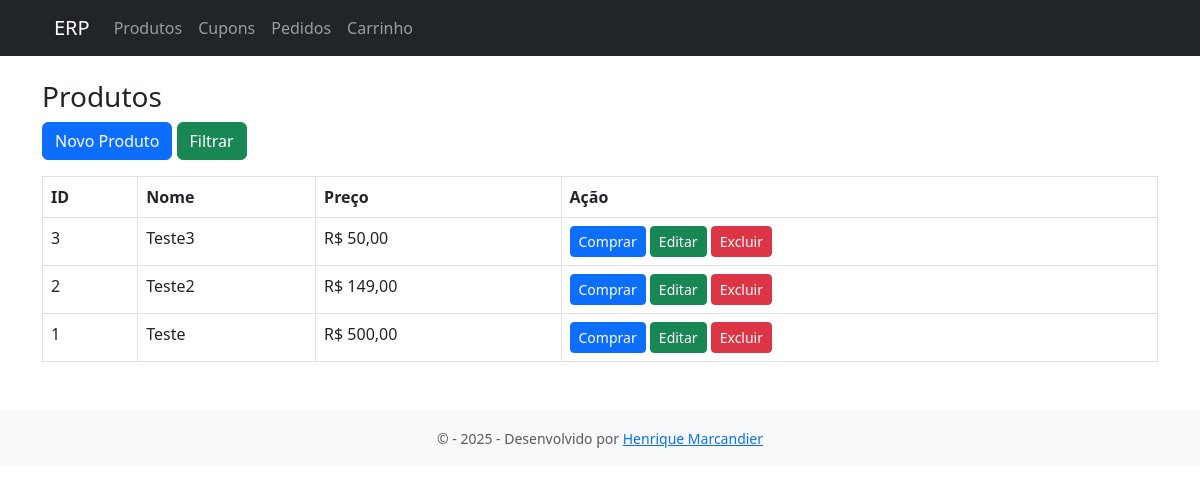
The page / on the database its author committed.
### tables this page shows
CREATE TABLE `produtos` (
  `id` int(11) NOT NULL AUTO_INCREMENT,
  `nome` varchar(100) NOT NULL,
  `descricao` text DEFAULT NULL,
  `preco` decimal(10,2) NOT NULL DEFAULT 0.00,
  `ativo` tinyint(1) DEFAULT 1,
  `criado_em` datetime DEFAULT current_timestamp(),
  PRIMARY KEY (`id`)
);

### controllers/ProdutoController.php (called while the page is built, shortened)
<?php
require_once __DIR__ . '/../models/Produto.php';
function listarProdutos() {
    $produtos = Produto::listar();
    include __DIR__ . '/../views/produtos/lista.php';
}
    ?>

### models/Produto.php (called while the page is built, shortened)
<?php
require_once __DIR__ . '/../config/database.php';
class Produto {
    public static function listar() {
        global $conn;
        $sql = "SELECT * FROM produtos";
        $sql .= " ORDER BY id DESC";
        $res = $conn->query($sql);
        return $res->fetch_all(MYSQLI_ASSOC);
    }
}
?>

### views/produtos/lista.php (the view, shortened to what this page needs)
<?php include __DIR__ . '/../layout/header.php'; ?>
<div class="container mt-4">
  <h3>Produtos</h3>
  <a href="?url=produtos/novo" class="btn btn-primary mb-3">Novo Produto</a>
  <a href="#" class="btn btn-success mb-3" onclick="if (document.getElementById('filtrar').style.display == 'none'){ document.getElementById('filtrar').style.display='block'; } else{ document.getElementById('filtrar').style.display='none'; }">Filtrar</a>
  <?php if (count($produtos)){?>
  <table class="table table-bordered">
    <thead>
      <tr><th>ID</th><th>Nome</th><th>Preço</th><th>Ação</th></tr>
    </thead>
    <tbody>
      <?php foreach($produtos as $p): ?>
        <tr>
          <td><?= $p['id'] ?></td>
          <td><?= $p['nome'] ?></td>
          <td>R$ <?= number_format($p['preco'], 2, ',', '.') ?></td>
          <td><a href="?url=produtos/comprar&id=<?= $p['id'] ?>" class="btn btn-sm btn-primary">Comprar</a> <a href="?url=produtos/editar&id=<?= $p['id'] ?>" class="btn btn-sm btn-success">Editar</a> <a href="?url=produtos/excluir&id=<?= $p['id'] ?>"
   class="btn btn-sm btn-danger"
   onclick="return confirm('Tem certeza que deseja excluir este produto?')">
   Excluir
</a></td>
        </tr>
      <?php endforeach; ?>
    </tbody>
  </table>
  <?php }
  else{
   ?><br><br><div style="text-align:center"><div class="alert alert-warning">Sem nenhum registro encontrado!</div></div><?php
  }?>
</div>
<?php include __DIR__ . '/../layout/footer.php'; ?>

### rows shown on the page
produtos: id "3", nome "Teste3", preco "50,00"
produtos: id "2", nome "Teste2", preco "149,00"
produtos: id "1", nome "Teste", preco "500,00"
